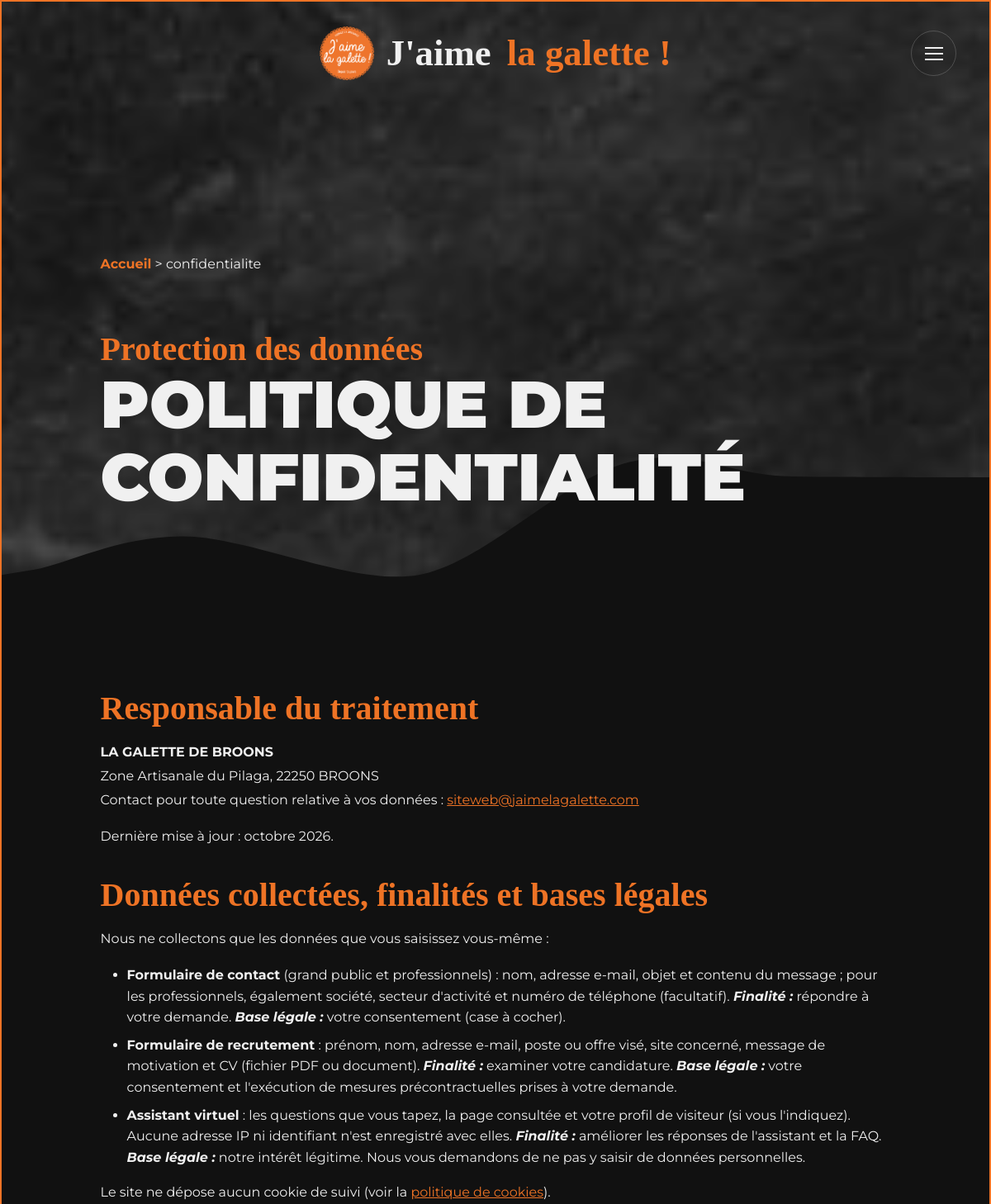
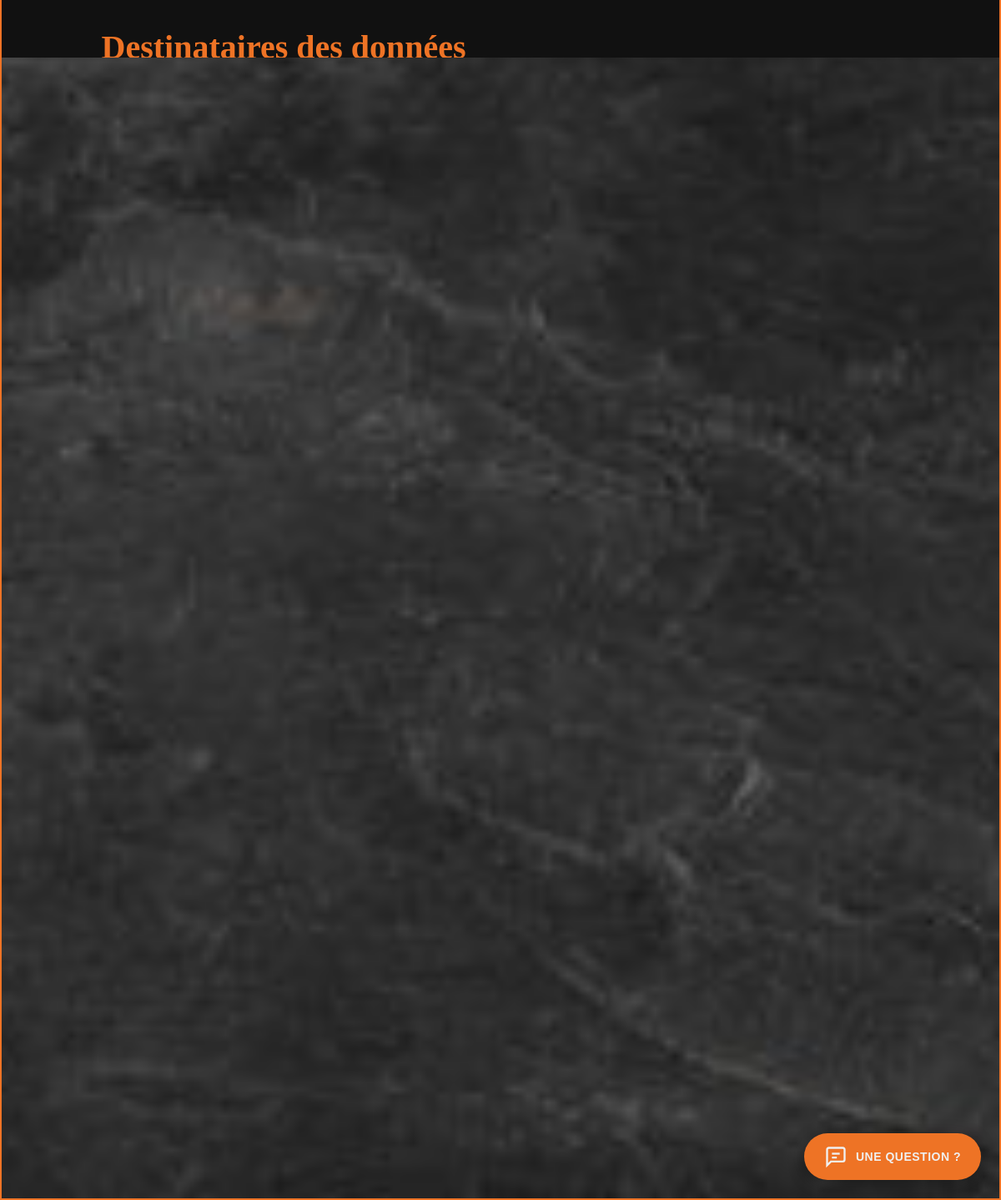
Page /lws-ready/pages/confidentialite/index.php on the committed database (2 pictures, top to bottom).
### tables this page shows
CREATE TABLE footer (
    id INT AUTO_INCREMENT PRIMARY KEY,
    logo VARCHAR(255),
    alt_logo VARCHAR(255),
    description TEXT,
    copyright VARCHAR(255)
);

CREATE TABLE partial_Intro (
    id INT AUTO_INCREMENT PRIMARY KEY,
    sous_titre VARCHAR(255),
    titre VARCHAR(255) NOT NULL,
    citation TEXT,
    contenu TEXT,
    nom_page VARCHAR(100) NOT NULL,
    image_fond VARCHAR(255),
    alt_fond VARCHAR(255),
    image_mascotte VARCHAR(255),
    alt_mascotte VARCHAR(255),
    marque_id INT DEFAULT NULL,
    KEY fk_intro_marque (marque_id),
    CONSTRAINT fk_intro_marque FOREIGN KEY (marque_id) REFERENCES marque (id) ON DELETE SET NULL ON UPDATE CASCADE
);

CREATE TABLE legal_Section (
    id INT AUTO_INCREMENT PRIMARY KEY,
    partial_legal_id INT NOT NULL,
    titre VARCHAR(255) NOT NULL,
    contenu TEXT NOT NULL,
    ordre INT DEFAULT 0,
    CONSTRAINT fk_legal_section FOREIGN KEY (partial_legal_id) REFERENCES partial_Legal (id) ON DELETE CASCADE ON UPDATE CASCADE
);

CREATE TABLE footer_lien (
    id INT AUTO_INCREMENT PRIMARY KEY,
    footer_id INT NOT NULL,
    categorie VARCHAR(100) NOT NULL,
    label VARCHAR(100) NOT NULL,
    lien VARCHAR(255) NOT NULL,
    ordre INT DEFAULT 0,
    CONSTRAINT fk_footer_lien FOREIGN KEY (footer_id) REFERENCES footer (id) ON DELETE CASCADE ON UPDATE CASCADE
);

CREATE TABLE footer_legal (
    id INT AUTO_INCREMENT PRIMARY KEY,
    footer_id INT NOT NULL,
    label VARCHAR(100) NOT NULL,
    lien VARCHAR(255) NOT NULL,
    ordre INT DEFAULT 0,
    CONSTRAINT fk_footer_legal FOREIGN KEY (footer_id) REFERENCES footer (id) ON DELETE CASCADE ON UPDATE CASCADE
);

### lws-ready/app/partials/legal.php (the view)
<?php
static $legalStyleLoaded = false;
if (!$legalStyleLoaded): $legalStyleLoaded = true;
?>
<link rel="stylesheet" href="/assets/css/page/legal/legal.css">
<?php endif; ?>
<?php
if (!empty($legalSections)): ?>
<section id="legal" class="section">
    <div class="contenu">
        <?php
        foreach ($legalSections as $section): ?>
        <h3><?= htmlspecialchars($section['titre']) ?></h3>
        <?= $section['contenu'] ?>
        <?php
        endforeach; ?>
    </div>
</section>
<?php endif; ?>

### lws-ready/app/partials/header.php (shortened to what this page needs)
<?php
static $headerStyleLoaded = false;
if (!$headerStyleLoaded): $headerStyleLoaded = true;
?>
<link rel="stylesheet" href="/assets/css/partials/header/header.css">
<?php endif; ?>
<header>
    <div>
        <a href="/">
            <?php
            if (!empty($footer['logo'])): ?>
            <img src="<?= htmlspecialchars($footer['logo']) ?>" alt="Logo J'aime la Galette" loading="eager">
            <?php
            else: ?>
            <img src="/assets/images/logo_jaimelagalette.png" alt="Logo J'aime la Galette" loading="eager">
            <?php
            endif; ?>
            <span>
                <span>J'aime</span>
                <span>la galette !</span>
            </span>
        </a>
        <button class="burger-btn" id="burgerBtn" aria-label="Ouvrir le menu" aria-expanded="false"
            aria-controls="navModal">
            <span></span>
            <span></span>
            <span></span>
        </button>
    </div>
</header>

### lws-ready/app/partials/intro.php (shortened to what this page needs)
<?php
static $introStyleLoaded = false;
if (!$introStyleLoaded): $introStyleLoaded = true;
?>
<link rel="stylesheet" href="/assets/css/partials/intro/intro.css">
<?php endif; ?>
<?php
if (!empty($intro)): ?>
<section id="intro">
    <div class="fil_ariane">
        <a href="/">Accueil</a> > <span><?= htmlspecialchars($intro['nom_page']) ?></span>
    </div>
    <div class="titre">
        <h3><?= htmlspecialchars($intro['sous_titre']) ?></h3>
        <h2><?= htmlspecialchars($intro['titre']) ?></h2>
    </div>
    <img src="/assets/images/intro/vague_intro.svg" class="vague_intro" alt="Image d'une vague stylisée">
</section>
<?php endif; ?>

### lws-ready/app/partials/footer.php
<?php
static $footerStyleLoaded = false;
if (!$footerStyleLoaded): $footerStyleLoaded = true;
?>
<link rel="stylesheet" href="/assets/css/partials/footer/footer.css">
<?php endif; ?>
<footer class="site-footer">
    <div class="footer-container">
        <div class="footer-top">
            <div class="footer-brand">
                <?php
                if (!empty($footer['logo'])): ?>
                <div class="brand-logo-group">
                    <img src="<?= htmlspecialchars($footer['logo']) ?>" alt="Logo" class="footer-logo">
                </div>
                <h2><?= htmlspecialchars($footer['description']) ?></h2>
                <?php
                endif; ?>
            </div>
            <?php
            if (!empty($footerLiens)):
                $liensParCategorie = [];
                foreach ($footerLiens as $lien) {
                    $categorie = $lien['categorie'];
                    $liensParCategorie[$categorie][] = $lien;
                }
            ?>
            <?php
            foreach ($liensParCategorie as $categorie => $liens): ?>
            <div class="footer-section">
                <h3><?= htmlspecialchars($categorie) ?></h3>
                <div class="footer-links">
                    <?php
                    foreach ($liens as $lien):
                        if (!empty($lien['lien'])): ?>
                    <a href="<?= htmlspecialchars($lien['lien']) ?>">
                        <?= htmlspecialchars($lien['titre'] ?? $lien['label'] ?? '') ?>
                    </a>
                    <?php
                        endif;
                    endforeach; ?>
                </div>
            </div>
            <?php
            endforeach; ?>
            <?php
            endif; ?>
        </div>
        <hr class="footer-divider">
        <div class="footer-bottom">
            <?php
            if (!empty($footer['copyright'])): ?>
            <p class="footer-copyright"><?= nl2br(htmlspecialchars($footer['copyright'])) ?></p>
            <?php
            endif; ?>
            <?php
            if (!empty($footerLegal)): ?>
            <div class="footer-legal">
                <?php
                foreach ($footerLegal as $legal):
                    if (!empty($legal['lien'])): ?>
                <a href="<?= htmlspecialchars($legal['lien']) ?>">
                    <?= htmlspecialchars($legal['titre'] ?? $legal['label'] ?? '') ?>
                </a>
                <?php
                    elseif (!empty($legal['contenu'])): ?>
                <span><?= htmlspecialchars($legal['contenu']) ?></span>
                <?php
                    endif;
                endforeach; ?>
            </div>
            <?php
            endif; ?>
        </div>
    </div>
</footer>

### jaimelagalette/public/assets/css/style.css (style rules this page uses)
* { margin: 0; padding: 0; box-sizing: border-box; }
html, body { height: 100%; overflow-x: hidden; }
body { font-family: "Montserrat", sans-serif; background-image: url("/assets/images/hero-bg.jpg"); background-repeat: no-repeat; background-position: center; background-size: cover; position: relative; color: #F0F0F0; border: #EE7325 2px solid; }
img { max-width: 100%; height: auto; }
h1, h2 { text-transform: uppercase; }
h3 { font-family: "Dancing Script", bold; font-size: 40px; }
.titre { text-align: left; margin-left: 0; }
.titre h3 { color: #EE7325; }
.titre h2 { font-size: 80px; font-weight: 900; line-height: 1.1; }
p { line-height: 1.6; text-align: left; }
button { display: inline-block; width: fit-content; padding: 10px 20px; font-weight: 700; text-transform: uppercase; font-size: 16px; border-radius: 4px; border: none; cursor: pointer; transition: 0.3s; background-color: #EE7325; color: #F0F0F0; white-space: nowrap; }
section { min-height: 100vh; height: 100vh; width: 100%; display: flex; flex-direction: column; justify-content: center; position: relative; box-sizing: border-box; gap: 70px; }
section div { padding: 0 10%; }
img[class*=vague] { margin-bottom: -2px; }

### jaimelagalette/public/assets/css/partials/header/header.css (style rules this page uses)
header { position: absolute; top: 0; left: 0; width: 100%; background: transparent; z-index: 1000; padding: 30px 40px; }
header > div { display: flex; justify-content: center; align-items: center; width: 100%; max-width: 1400px; margin: 0 auto; position: relative; }
header > div > button.burger-btn { background: rgba(240, 240, 240, 0.02) !important; background-color: transparent !important; color: #F0F0F0 !important; text-transform: none !important; font-weight: normal !important; border-radius: 50% !important; padding: 0 !important; position: absolute; right: 0; border: 1px solid rgba(240, 240, 240, 0.2) !important; width: 55px; height: 55px; display: flex; flex-direction: column; justify-content: center; align-items: center; gap: 5px; cursor: pointer; transition: all 0.3s ease; }
header > div > button.burger-btn span { display: block; width: 22px; height: 2px; background-color: #F0F0F0; transition: all 0.3s ease; }
header > div > a { display: flex; align-items: center; gap: 15px; text-decoration: none; }
header > div > a img { height: 65px; width: auto; display: block; }
header > div > a > span { font-family: "Dancing Script", cursive; font-size: 2.8rem; font-weight: 700; text-transform: none; line-height: 1; display: inline-block; }
header > div > a > span > span:first-child { color: #F0F0F0; margin-right: 8px; }
header > div > a > span > span:last-child { color: #EE7325; }

### jaimelagalette/public/assets/css/partials/intro/intro.css (style rules this page uses)
#intro { padding-top: 8rem; }
#intro .fil_ariane a { color: #EE7325; font-weight: 700; text-decoration: none; }
#intro img.vague_intro { position: absolute; bottom: 0; left: 0; width: 100%; height: auto; z-index: -1; pointer-events: none; }

### jaimelagalette/public/assets/css/page/legal/legal.css (style rules this page uses)
#legal.section { min-height: auto; height: auto; gap: 0; display: block; background-color: #111111; }
#legal.section .contenu h3 { color: #EE7325; font-family: "Dancing Script", bold; font-size: 40px; margin-top: 2rem; margin-bottom: 1rem; }
#legal.section .contenu p { margin-bottom: 1rem; line-height: 1.8; }
#legal.section .contenu ul { margin-left: 2rem; margin-bottom: 1rem; }
#legal.section .contenu ul li { margin-bottom: 0.5rem; line-height: 1.6; }
#legal.section .contenu a { color: #EE7325; text-decoration: underline; }
#legal.section .contenu strong { color: #F0F0F0; }

### rows in the picture
footer: logo (picture), copyright "© 2026 J'aime la Galette. Tous droits réservés."
partial_intro: nom_page "confidentialite", sous_titre "Protection des données", titre "POLITIQUE DE CONFIDENTIALITÉ"
legal_section: titre "Responsable du traitement", contenu "LA GALETTE DE BROONS Zone Artisanale du Pilaga, 22250 BROONS Contact pour toute question relative à vos données : siteweb@jaimelagalette.com Dernière mise à jour : octobre 2026."
legal_section: titre "Données collectées, finalités et bases légales", contenu "Nous ne collectons que les données que vous saisissez vous-même : Formulaire de contact (grand public et professionnels) : nom, adresse e-mail, objet et contenu du message ; pour les professionnels, également société, secteur d'activité et numéro de téléphone (facultatif). Finalité : répondre à votre demande. Base légale : votre consentement (case à cocher). Formulaire de recrutement : prénom, nom, adresse e-mail, poste ou offre visé, site concerné, message de motivation et CV (fichier PDF ou document). Finalité : examiner votre candidature. Base légale : votre consentement et l'exécution de mesures précontractuelles prises à votre demande. Assistant virtuel : les questions que vous tapez,…"
legal_section: titre "Destinataires des données", contenu "Vos données sont destinées aux seuls services internes concernés de LA GALETTE DE BROONS (relation client, ressources humaines, direction du site concerné). Elles ne sont ni vendues ni cédées à des tiers. Elles sont traitées pour notre compte par nos prestataires techniques : l'hébergeur du site (LWS, France) et notre service de messagerie électronique, par lequel les messages des formulaires nous sont transmis. La carte interactive du site fait appel à un prestataire de fonds de carte (Stadia Maps) qui reçoit votre adresse IP lors de l'affichage de la carte, comme indiqué dans la politique de cookies . Ce prestataire peut être établi en dehors de l'Union européenne."
legal_section: titre "Durée de conservation", contenu "3 ans à compter du dernier échange avec vous, puis suppression. Candidatures et CV : 2 ans maximum après le dernier contact, puis suppression ; vous pouvez demander leur suppression à tout moment. Questions posées à l'assistant virtuel : 12 mois."
legal_section: contenu "Vous disposez, sur vos données, des droits d'accès, de rectification, d'effacement, de limitation du traitement, d'opposition et de portabilité, ainsi que du droit de retirer votre consentement à tout moment et de définir des directives relatives au sort de vos données après votre décès. Pour les exercer, écrivez à siteweb@jaimelagalette.com ou à « LA GALETTE DE BROONS, Zone Artisanale du Pilaga, 22250 BROONS ». Nous pouvons vous demander un justificatif d'identité en cas de doute. Si vous estimez, après nous avoir contactés, que vos droits ne sont pas respectés, vous pouvez introduire une réclamation auprès de la CNIL : www.cnil.fr/fr/plaintes (Commission nationale de l'informatique et des…"
legal_section: titre "Sécurité", contenu "Les formulaires sont protégés contre les envois frauduleux, les données sont stockées sur des serveurs situés en France, l'accès à l'espace d'administration est protégé par authentification et les fichiers de CV ne sont accessibles qu'aux personnes habilitées."
footer_lien: label "Le Groupe"
footer_lien: label "Nos produits"
footer_lien: label "Recrutement"
footer_lien: label "Contact"
footer_legal: label "Politique de confidentialité"

### other values in the picture
$categorie "Navigation"
